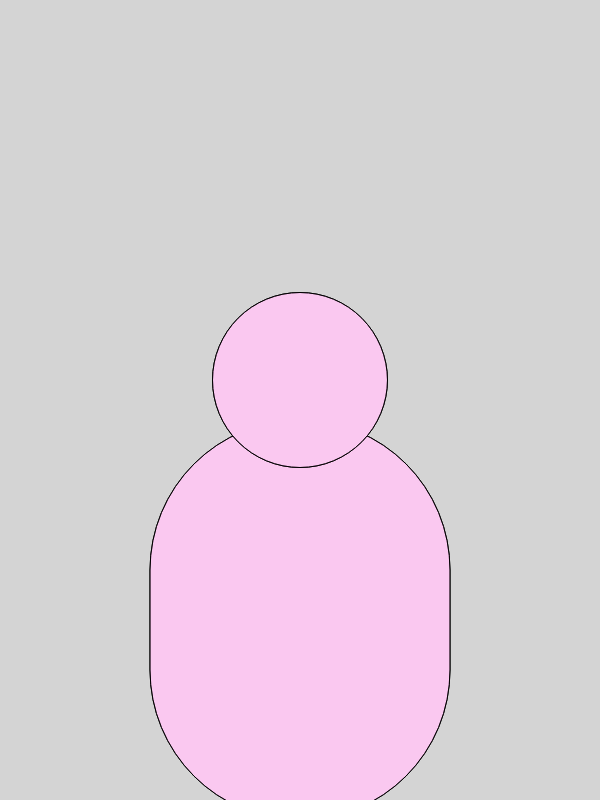
Frame 1 (no input)
Frame 60 (no input): identical to frame 1, image omitted
Frame 120 (the mouse pressed at the canvas centre since frame 60): identical to frame 1, image omitted

The p5.js sketch that drew this single still picture (run headless with seeded random() and noise() and a simulated clock; from frame 60 on, the mouse is pressed at the canvas centre):

// p5.js sketch
// ── sketch.js
function setup() {
    createCanvas( 600, 800 );
}

function draw() {
    background( 'rgb(212, 212, 212)' );

    // *****************************************************
    // create a sandbox for the entire character
    push();

    // move the entire grid for this character to the center of the canvas
    translate( 300, 400 );

    // ** BODY **********************************
    push();
    rect( -150, 20, 300, 400, 900 );

    push()
    fill( 'rgba( 248, 172, 233, 0.66 )')
    translate( -150, 20 )
    rect( 0, 0, 300, 400, 900 )

    // **TAIL**
    push()
    //tail code goes here

    pop()
    // **END TAIL**

    pop();
    // **END BODY**


    // ** HEAD **********************************
    push();
    ellipse( 0, -20, 175, 175 )

    push()
    fill( 'rgba( 248, 172, 233, 0.66)')
    translate( 0, -20)
    ellipse( 0, 0, 175, 175)

    // **MOUTH**
    push();
    // mouth code goes here

    pop();
    // **END MOUTH**

    // **EYES**
    push();
    // eye code goes here

    pop();
    // **END EYES**

    // **EARS**
    push()
    // ears code goes here

    pop()
    // **END EARS**

    pop();
    // **END HEAD**


    // ** LEGS **********************************
    push();
    // legs code goes here

    pop();
    // **END LEGS**


    // ** END CHARACTER SANDBOX *******************
    pop();

}
